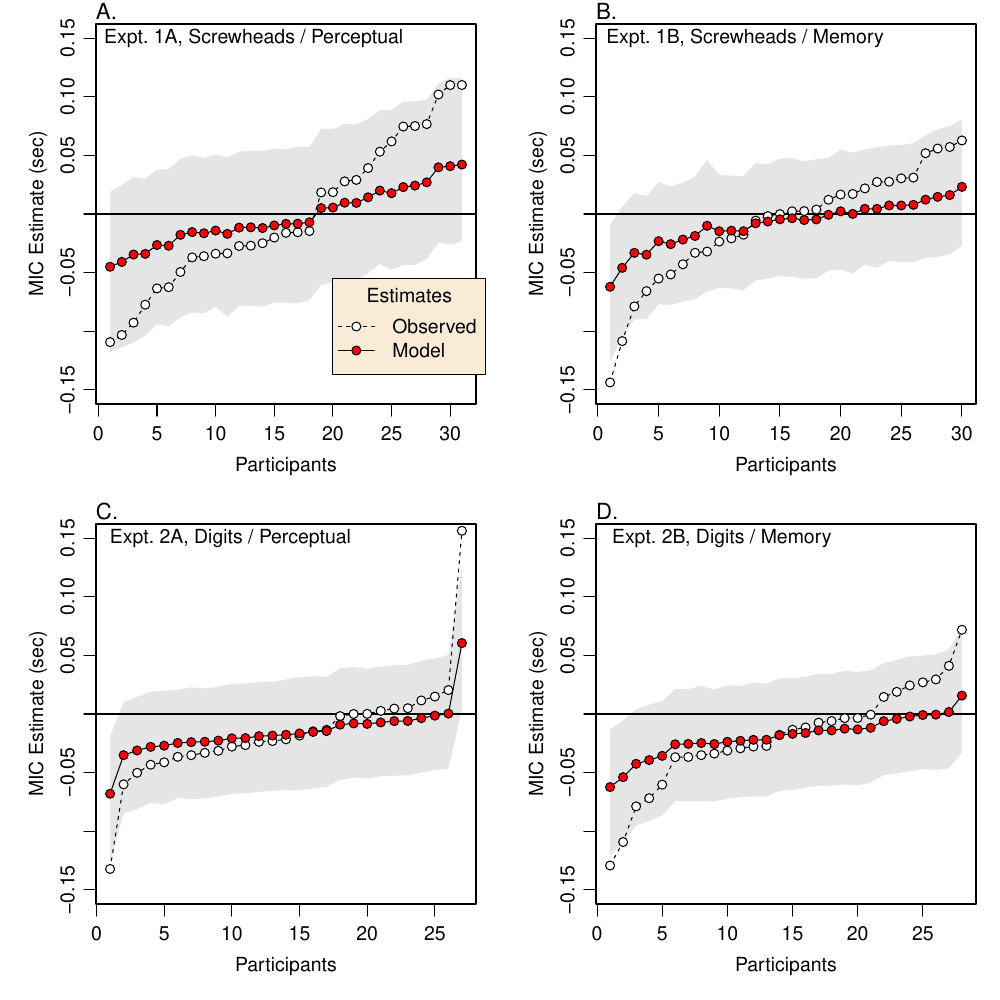

The R source for this figure:
source('../../share/sysFacLib.R')

dat1a=clean.s2()
dat1b=clean.s5()
dat2a=clean.s8()
dat2b=clean.s7()

mic1a=doEmpiricalPlot(dat1a,plot=F)
mic1b=doEmpiricalPlot(dat1b,plot=F)
mic2a=doEmpiricalPlot(dat2a,plot=F)
mic2b=doEmpiricalPlot(dat2b,plot=F)
out1a=doBayes(dat1a,r.mean=.15,r.indv=.10,my.iter=50000)
out1b=doBayes(dat1b,r.mean=.15,r.indv=.10,my.iter=50000)
out2a=doBayes(dat2a,r.mean=.15,r.indv=.10,my.iter=50000)
out2b=doBayes(dat2b,r.mean=.15,r.indv=.10,my.iter=50000)

save.image(file='bayesTemp.RData')

#load('bayesTemp.RData')
source('../../share/sysFacLib.R')
pdf('figMod.pdf',width=10,height=10)
inRange=c(-.150,.150)
par(mfrow=c(2,2),mar=c(4,4,1,1),mgp=c(2,.7,0),cex=1.2)
doEstimatePlot(mic1a,out1a$mcmc,inRange)
mtext(side=3,cex=1.3,adj=0,"A.")
mtext(side=3,cex=1.2,adj=.1,line=-1,"Expt. 1A, Screwheads / Perceptual")
par(xpd=NA)
legend(20,-.055,legend=(c('Observed','Model')),title="Estimates",bg="antiquewhite",pch=21,pt.bg=c("white","red"),lty=2:1)
par(xpd=FALSE)
doEstimatePlot(mic1b,out1b$mcmc,inRange)
mtext(side=3,cex=1.3,adj=0,"B.")
mtext(side=3,cex=1.2,adj=.1,line=-1,"Expt. 1B, Screwheads / Memory")
doEstimatePlot(mic2a,out2a$mcmc,inRange)
mtext(side=3,cex=1.3,adj=0,"C.")
mtext(side=3,cex=1.2,adj=.1,line=-1,"Expt. 2A, Digits / Perceptual")
doEstimatePlot(mic2b,out2b$mcmc,inRange)
mtext(side=3,cex=1.3,adj=0,"D.")
mtext(side=3,cex=1.2,adj=.1,line=-1,"Expt. 2B, Digits / Memory")
dev.off()
